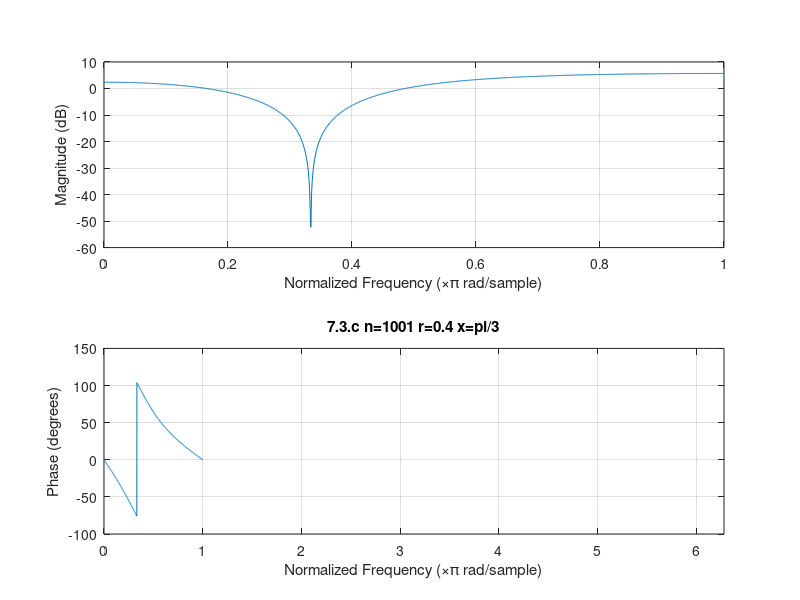

The MATLAB source for this figure:
%-----------7.3.d-----------------
%----------freqz()----------------
%-------r=0.4 x=pi/3------------- 
x=pi/3;
y=2*cos(x);
r=0.4;

a=[1 -y*r r*r];
b=[1 -y 1];

freqz(b,a,1001);
xlim([0,2*pi]);
title('7.3.c n=1001 r=0.4 x=pi/3');
